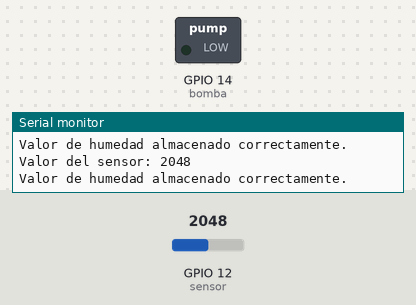
A program run on a simulated ESP32. Shown: switched loads named in the program (green lamp = pin HIGH), the last lines printed to the serial monitor. Dashed ring = blinking. The inputs (shaded band) are chosen by the test bench; at power-on: GPIO 12 (sensor) = 2048. EEPROM starts erased.

Above: at 5.8 s.
5.9 s: GPIO 12 (sensor) set to 2131
At 11.4 s:
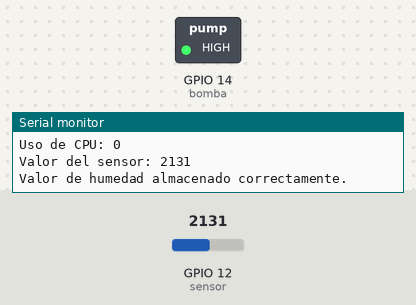
16.7 s: GPIO 12 (sensor) set to 2060
At 21.6 s:
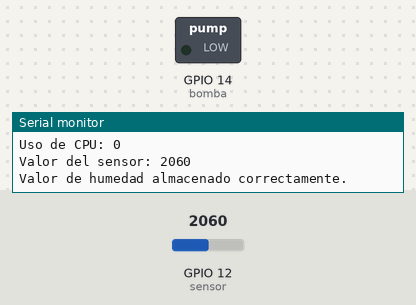
Timing chart, 0 to 23.1 s (numbered marks = the images above; inputs shaded):
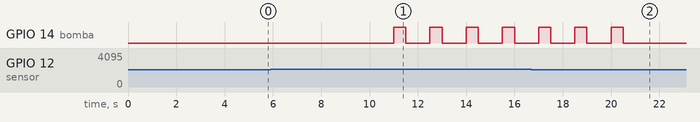

The program:

main.cpp
```cpp
#include <Arduino.h>
#include <nvs.h>
#include <nvs_flash.h>
#include <FreeRTOS.h>

const int sensor = 12; // Pin para el sensor de humedad
const int bomba = 14;  // Pin para la bomba de riego

int valorsensor;
int storedHumidity = 0; // Para almacenar el valor recuperado de la NVS

// Declaración de tareas para FreeRTOS
void leerSensor(void *pvParameters);
void controlarBomba(void *pvParameters);

// Configuración inicial
void setup()
{
  Serial.begin(115200);

  // Inicialización de la NVS
  if (nvs_flash_init() == ESP_ERR_NVS_NO_FREE_PAGES || nvs_flash_init() == ESP_ERR_NVS_NEW_VERSION_FOUND)
  {
    ESP_ERROR_CHECK(nvs_flash_erase());
    ESP_ERROR_CHECK(nvs_flash_init());
  }

  // Leer el valor almacenado de la NVS (si existe)
  nvs_handle my_handle;
  esp_err_t err = nvs_open("storage", NVS_READWRITE, &my_handle);
  if (err == ESP_OK)
  {
    err = nvs_get_i32(my_handle, "humidity", &storedHumidity);
    if (err == ESP_OK)
    {
      Serial.print("Valor almacenado de humedad: ");
      Serial.println(storedHumidity);
    }
    else
    {
      Serial.println("No se encontraron datos almacenados.");
    }
    nvs_close(my_handle);
  }
  else
  {
    Serial.println("Error al abrir NVS.");
  }

  pinMode(sensor, INPUT_PULLDOWN);
  pinMode(bomba, OUTPUT);

  // Crear las tareas en FreeRTOS
  xTaskCreate(leerSensor, "Leer Sensor", 1000, NULL, 1, NULL);
  xTaskCreate(controlarBomba, "Controlar Bomba", 1000, NULL, 1, NULL);
}

// Tarea para leer el sensor de humedad
void leerSensor(void *pvParameters)
{
  while (true)
  {
    valorsensor = analogRead(sensor);
    Serial.print("Valor del sensor: ");
    Serial.println(valorsensor);

    // Guardar el valor en la NVS
    nvs_handle my_handle;
    esp_err_t err = nvs_open("storage", NVS_READWRITE, &my_handle);
    if (err == ESP_OK)
    {
      err = nvs_set_i32(my_handle, "humidity", valorsensor);
      if (err == ESP_OK)
      {
        Serial.println("Valor de humedad almacenado correctamente.");
        err = nvs_commit(my_handle);
        if (err != ESP_OK)
        {
          Serial.println("Error al guardar los datos.");
        }
      }
      nvs_close(my_handle);
    }
    else
    {
      Serial.println("Error al abrir NVS.");
    }

    vTaskDelay(5000 / portTICK_PERIOD_MS); // Esperar 5 segundos antes de la siguiente medición
  }
}

// Tarea para controlar la bomba de riego
void controlarBomba(void *pvParameters)
{
  while (true)
  {
    if (valorsensor >= 2100)
    {
      digitalWrite(bomba, HIGH); // Activar la bomba
      delay(500);                // Mantenerla activada por 500ms
      digitalWrite(bomba, LOW);  // Desactivar la bomba
    }
    vTaskDelay(1000 / portTICK_PERIOD_MS); // Esperar 1 segundo antes de comprobar de nuevo
  }
}

void loop()
{
  // En FreeRTOS, el código en el loop no es necesario para las tareas
  // pero si deseas realizar algún monitoreo o función adicional, aquí iría.

  // Monitoreo de uso de memoria (opcional, puedes agregar en este lugar)
  Serial.print("Memoria libre: ");
  Serial.println(ESP.getFreeHeap());

  // Monitoreo de CPU (opcional, puedes agregar en este lugar)
  Serial.print("Uso de CPU: ");
  Serial.println(uxTaskGetSystemState(NULL, 0, NULL)); // Muestra el estado del sistema (no es una medición directa del CPU)

  delay(10000); // Espera de 10 segundos antes de la siguiente medición
}
```

Measured:
- the behaviour switches between 2099 and 2100 on GPIO 12 (sensor) (found by bisection; images 0 and 1)
- after the input at 5.9 s, GPIO 14 (bomba): alternates HIGH for 0.50 s and LOW for 1.0 s, starting after 5.1 s
- after the input at 16.7 s, GPIO 14 (bomba): goes on until 20.5 s, then stays LOW
